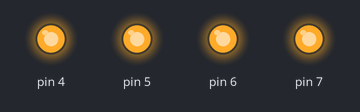
The sketch below on a simulated Arduino Uno, built with avr-gcc and run on an emulated ATmega328P. Parts: output pins drawn as LEDs (lit = HIGH).

Above: at 0.6 s.
At 4.12 s:
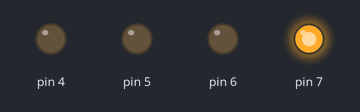
At 4.62 s:
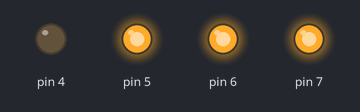
At 6.67 s:
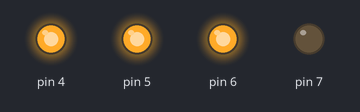
At 17.7 s:
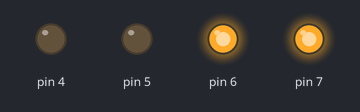
At 36.7 s:
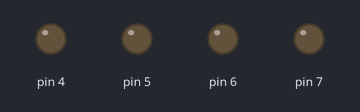
Timing chart, 0 to 40.0 s (numbered marks = the images above):
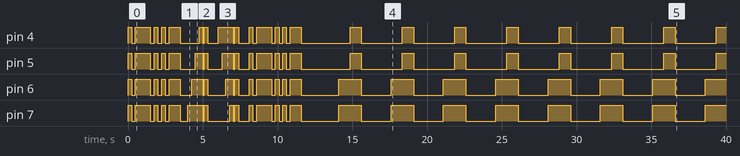

The sketch:

LED_Concert.ino
```cpp
int counter = 0;
int hehe = 1;
int biwwiejean = 0;

void setup() {
   pinMode(7, OUTPUT);
   pinMode(6, OUTPUT);
   pinMode(5, OUTPUT);
   pinMode(4, OUTPUT);
}

void loop() {
  while(biwwiejean <= 1){
    allOn();
    delay(250);
    allOff();
    delay(250);
    allOn();
    delay(1000);
    allOff();
    delay(250);
    allOn();
    delay(250);
    allOff();
    delay(250);
    allOn();
    delay(250);
    allOff();
    delay(250);
    allOn();
    delay(750);
    allOff();
    delay(500);

    while(counter <= 1){
      if(hehe%2 == 0){
        for(int i = 4; i < 8; i++){
          digitalWrite(i, HIGH);
          delay(250);
        }
      } else {
        for(int i = 7; i > 3; i--){
          digitalWrite(i, HIGH);
          delay(250);
        }
      }

      allOff();
      delay(100);
      allOn();
      delay(250);
      allOff();
      delay(700);

      counter++;
      hehe++;
    }
    biwwiejean++;
  }
  allOff();
  delay(2000);
  digitalWrite(7, HIGH);
  digitalWrite(6, HIGH);
  delay(750);
  digitalWrite(5, HIGH);
  digitalWrite(4, HIGH);
  delay(750);
  allOff();

}

void allOn(){
  digitalWrite(7, HIGH);
  digitalWrite(6, HIGH);
  digitalWrite(5, HIGH);
  digitalWrite(4, HIGH);
}

void allOff(){
  digitalWrite(7, LOW);
  digitalWrite(6, LOW);
  digitalWrite(5, LOW);
  digitalWrite(4, LOW);
}
```

Measured:
- by itself, pin 4: LOW → HIGH at 0.00 s, → LOW 0.25 s later, → HIGH 0.25 s later, → LOW 1.0 s later, … (43 changes in this stretch)
- by itself, pin 5: LOW → HIGH at 0.00 s, → LOW 0.25 s later, → HIGH 0.25 s later, → LOW 1.0 s later, … (43 changes in this stretch)
- by itself, pin 6: LOW → HIGH at 0.00 s, → LOW 0.25 s later, → HIGH 0.25 s later, → LOW 1.0 s later, … (43 changes in this stretch)
- by itself, pin 7: LOW → HIGH at 0.00 s, → LOW 0.25 s later, → HIGH 0.25 s later, → LOW 1.0 s later, … (43 changes in this stretch)
